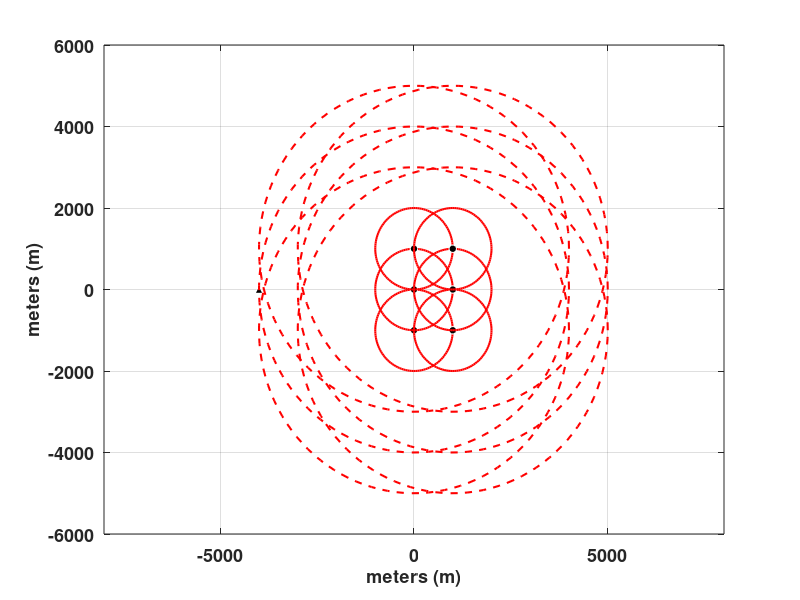
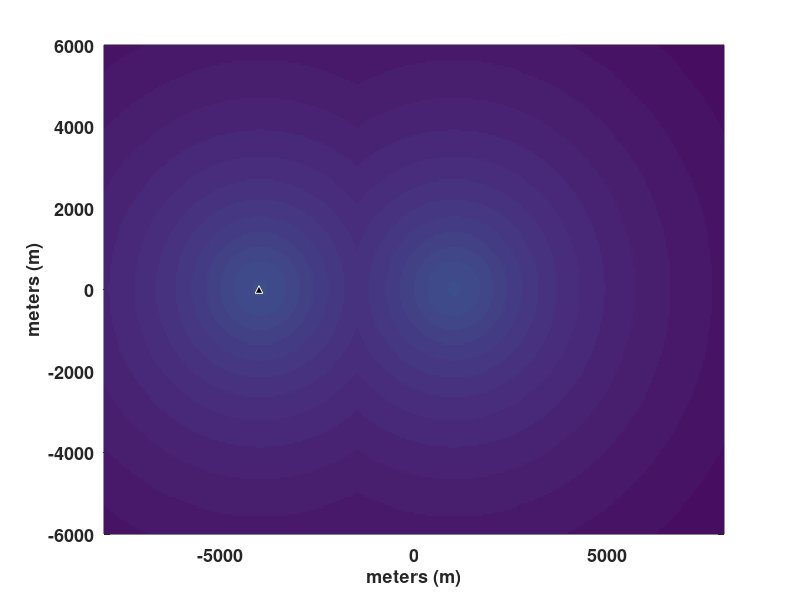

Reproduce these figures in MATLAB, in order. (Note: this script raises an error after producing the figures.)
format long g
format compact
clc
close all
clearvars

% get the location of the script file to save figures
full_path = mfilename('fullpath');
[startpath,  filename, ext] = fileparts(full_path);
plot_num = 1;

line_width = 1.5;

%% conversions

ft2m = 0.3048001109472;
m2nmi = 0.000539957;
yd2m = 0.9144;


%% Loss - 20*LOG(R)+20*LOG(F)-27.55	
frequency = 100;

x_range_min = -8000;
x_range_max = 8000;
x_range_step = 50;

y_range_min = -6000;
y_range_max = 6000;
y_range_step = 50;

z_max = 1000;

x_range = x_range_min:x_range_step:x_range_max;
y_range = y_range_min:y_range_step:y_range_max;

[x, y, z] = meshgrid(x_range, y_range, z_max);

%% circle

r1 = 1000;
r2 = 4000;

% set the ellipse plotting segments
segments = 120;
theta = linspace(0, 2*pi, segments);

% calculate the ellipse
r1_ellipse = (r1 * eye(2)) * [cos(theta(:)).'; sin(theta(:)).'];
r2_ellipse = (r2 * eye(2)) * [cos(theta(:)).'; sin(theta(:)).'];

%% setup points

% points are X, Y, Z
TX = [-4000, 0, 1];

num_TX = size(TX, 1);

AX = [0, -1000, 0.5;
      0, 0, 0.5;
      0, 1000, 0.5;
      1000, -1000, 0.5;
      1000, 0, 0.5;
      1000, 1000, 0.5];

num_AX = size(AX, 1);

%% plot points and circles

figure(plot_num)
set(gcf,'position',([100,100,1000,500]),'color','w')

hold on;
grid on;
box on;

for idx=1:num_TX
    scatter(TX(idx, 1), TX(idx, 2), 30, '^', 'filled', 'MarkerFaceColor', 'k', 'MarkerEdgeColor', 'w');
end

for idx=1:num_AX
    scatter(AX(idx, 1), AX(idx, 2), 30, 'o', 'filled', 'MarkerFaceColor', 'k', 'MarkerEdgeColor', 'w');
    plot(r1_ellipse(1,:) + AX(idx, 1), r1_ellipse(2,:) + AX(idx, 2), '-', 'Color', 'r', 'LineWidth', line_width)
    plot(r2_ellipse(1,:) + AX(idx, 1), r2_ellipse(2,:) + AX(idx, 2), '--', 'Color', 'r', 'LineWidth', line_width)
end

set(gca,'fontweight','bold','FontSize', 13);

xlim([x_range_min, x_range_max]);
ylim([y_range_min, y_range_max]);

xlabel('meters (m)', 'fontweight','bold','FontSize', 13)
ylabel('meters (m)', 'fontweight','bold','FontSize', 13)

plot_num = plot_num + 1;

%% loss mapping

RX = [0, 0, 1000];

dist_tx_rx = cell(num_TX, 1);
loss_tx_rx = cell(num_TX, 1);
dist_ax_rx = cell(num_AX, 1);
loss_ax_rx = cell(num_AX, 1);

% calculate TX to RX distance and loss
for idx=1:num_TX
    dist_tx_rx{idx,1} = sqrt((x-TX(idx, 1)).*(x-TX(idx, 1)) + (y-TX(idx, 2)).*(y-TX(idx, 2)) + (z-TX(idx, 3)).*(z-TX(idx, 3))); 
    loss_tx_rx{idx,1} = -(20*log10(dist_tx_rx{idx,1}) + 20*log10(frequency) - 27.55);

end

% calculate AX to RX distance and loss
for idx=1:num_AX
    dist_ax_rx{idx,1} = sqrt((x-AX(idx, 1)).*(x-AX(idx, 1)) + (y-AX(idx, 2)).*(y-AX(idx, 2)) + (z-AX(idx, 3)).*(z-AX(idx, 3))); 
    loss_ax_rx{idx,1} = -(20*log10(dist_ax_rx{idx,1}) + 20*log10(frequency) - 27.55);
end

% calculate the loss delta between entities
loss_delta_tx_ax = cell(num_TX, num_AX);
z_plot = -1e6;
for idx=1:num_TX
    for jdx=1:num_AX
        loss_delta_tx_ax{idx, jdx} = loss_tx_rx{idx,1} - loss_ax_rx{jdx,1};
        z_plot = max(z_plot, loss_delta_tx_ax{idx, jdx}(:));
    end
end

% for plotting
z_plot = max(z_plot);

%% ploting the loss delta map

figure(plot_num)
set(gcf,'position',([100,100,1000,500]),'color','w')

hold on;
grid on;
box on;

surf(x, y, loss_tx_rx{1, 1}, 'EdgeColor','none');
surf(x, y, loss_ax_rx{5, 1}, 'EdgeColor','none');

for idx=1:num_TX
    scatter3(TX(idx, 1), TX(idx, 2), -70, 30, '^', 'filled', 'MarkerFaceColor', 'k', 'MarkerEdgeColor', 'w');
end

set(gca,'fontweight','bold','FontSize', 13);

xlim([x_range_min, x_range_max]);
ylim([y_range_min, y_range_max]);

xlabel('meters (m)', 'fontweight','bold','FontSize', 13)
ylabel('meters (m)', 'fontweight','bold','FontSize', 13)

ax = gca;
ax.Layer = 'top';

plot_num = plot_num + 1;

figure(plot_num)
set(gcf,'position',([100,100,1000,500]),'color','w')

hold on;
grid on;
box on;

% surf(x, y, loss_tx_rx{1}, 'EdgeColor','none');
% surf(x, y, loss_ax_rx{5}, 'EdgeColor','none');

surf(x, y, loss_delta_tx_ax{1, 5}, 'EdgeColor','none');

for idx=1:num_TX
    scatter3(TX(idx, 1), TX(idx, 2), z_plot, 30, '^', 'filled', 'MarkerFaceColor', 'k', 'MarkerEdgeColor', 'w');
end

set(gca,'fontweight','bold','FontSize', 13);

xlim([x_range_min, x_range_max]);
ylim([y_range_min, y_range_max]);

xlabel('meters (m)', 'fontweight','bold','FontSize', 13)
ylabel('meters (m)', 'fontweight','bold','FontSize', 13)

ax = gca;
ax.Layer = 'top';

plot_num = plot_num + 1;

%% test

source = 0;
over = 3;

loss_map_s =  -loss_delta_tx_ax{1, 5} + source + over;

limit = 10;

loss_map_b = double(loss_map_s<=limit);

zm = max(loss_map_s(:));

figure(plot_num)
set(gcf,'position',([100,100,1000,500]),'color','w')
surf(x_range, y_range, loss_map_b, 'edgecolor', 'none');
hold on
box on
grid on

for idx=1:num_TX
    scatter3(TX(idx, 1), TX(idx, 2), zm, 30, '^', 'filled', 'MarkerFaceColor', 'k', 'MarkerEdgeColor', 'w');
end

for idx=1:num_AX
    scatter3(AX(idx, 1), AX(idx, 2), zm, 30, 'o', 'filled', 'MarkerFaceColor', 'k', 'MarkerEdgeColor', 'w');
    plot3(r1_ellipse(1,:) + AX(idx, 1), r1_ellipse(2,:) + AX(idx, 2), zm*ones(1,segments), '-', 'Color', 'w', 'LineWidth', line_width)
    plot3(r2_ellipse(1,:) + AX(idx, 1), r2_ellipse(2,:) + AX(idx, 2), zm*ones(1,segments), '--', 'Color', 'w', 'LineWidth', line_width)
end

% plot the ellipse
% plot3(r1_ellipse(1,:) + p2(1), r1_ellipse(2,:) + p2(2), ones(1,segments), '--k')

set(gca,'fontweight','bold','FontSize', 13);

xlim([x_range_min, x_range_max]);
ylim([y_range_min, y_range_max]);

xlabel('meters (m)', 'fontweight','bold','FontSize', 13)
ylabel('meters (m)', 'fontweight','bold','FontSize', 13)


colormap([1,0,0;0,1,0])
% axis equal
view(0,90);

ax = gca;
ax.Layer = 'top';

plot_num = plot_num + 1;







